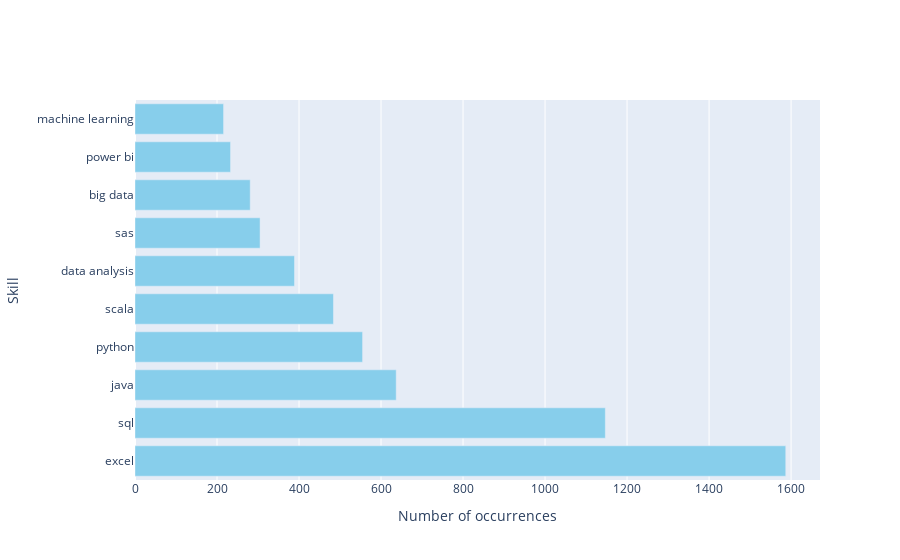

Notebook code cell kept with this figure:
### Code cell
import plotly.graph_objects as go

# Extract the top 10 skills and their counts
top_10_skills = sorted_skills[:10]
skills = [skill for skill, count in top_10_skills]
counts = [count for skill, count in top_10_skills]

# Create the bar chart
fig = go.Figure(data=[go.Bar(x=counts, y=skills, orientation='h', marker_color='skyblue')])

# Add labels to the chart
fig.update_layout(xaxis_title='Number of occurrences', yaxis_title='Skill')

# Show the chart
fig.show()

### Figure 1 — Plotly figure (JSON) as saved in the notebook; plotly's stock layout.template omitted (floating-point values rounded to 4 significant figures)
{"data": [{"marker": {"color": "skyblue"}, "orientation": "h", "type": "bar", "x": [1587, 1147, 637, 555, 484, 389, 305, 281, 233, 216], "y": ["excel", "sql", "java", "python", "scala", "data analysis", "sas", "big data", "power bi", "machine learning"]}], "layout": {"autosize": true, "xaxis": {"autorange": true, "range": [0, 1671.0], "title": {"text": "Number of occurrences"}, "type": "linear"}, "yaxis": {"autorange": true, "range": [-0.5, 9.5], "title": {"text": "Skill"}, "type": "category"}}}
